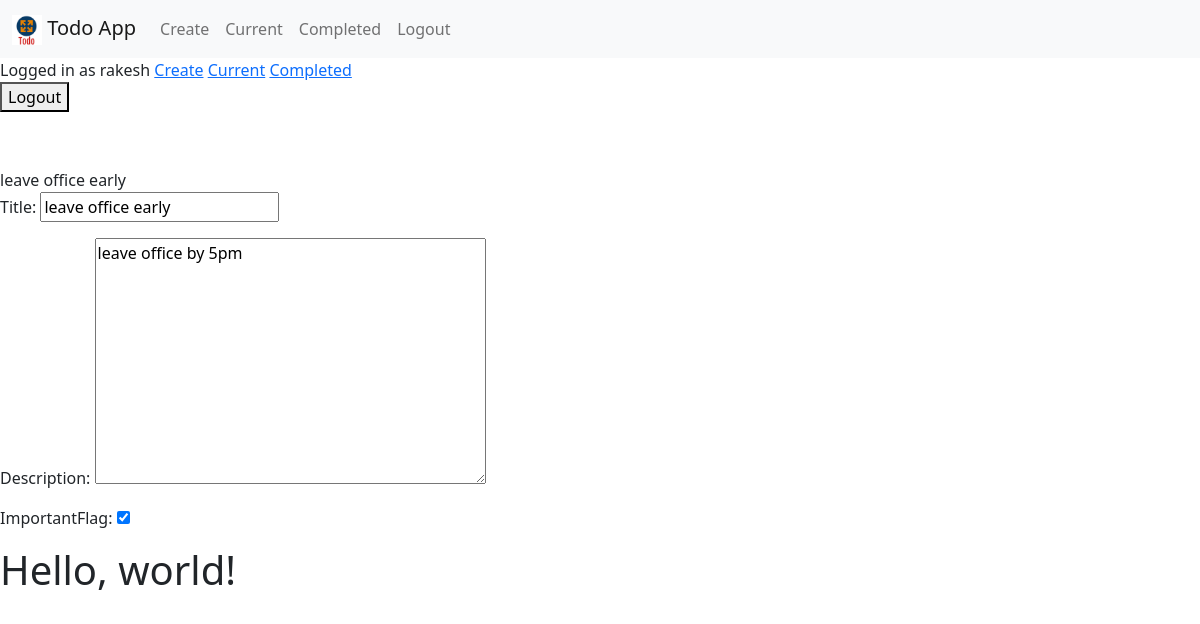
/todo/5 (signed in), run on the app's committed database.
### todo/models.py (models this page shows, shortened)
class TodoList(models.Model):
    title = models.CharField(max_length=100)
    description = models.TextField(blank=True)
    timeCreated = models.DateTimeField(auto_now_add=True)
    importantFlag = models.BooleanField(default=False)
    completedFlag = models.BooleanField(default=False)
    dateCompleted = models.DateTimeField(null=True, blank=True)
    user = models.ForeignKey(User, on_delete=models.CASCADE)

### todo/views.py (the view, shortened to what this page needs)
# urls.py: path('todo/<int:todo_pk>', views.todoview, name='todoview'),
@login_required
def todoview(request,todo_pk):
    todo = get_object_or_404(TodoList, pk=todo_pk, user=request.user)
    if request.method == 'GET':
        form = TodoForm(instance=todo)
        return render(request, 'todo/todoview.html',
                {'todo':todo, 'form':form})

### todo/forms.py
class TodoForm(ModelForm):
    class Meta:
        model = TodoList
        fields = ['title', 'description', 'importantFlag']

### todo/templates/todo/todoview.html (shortened to what this page needs)
{% extends 'todo/base.html' %}
{% block content %}
{{ todo.title }}
{% if todo.dateCompleted is None%}
  <form class="" method="post">
      {% csrf_token %}
      {{ form.as_p }}
      <button type="submit" >Update</button>
  </form>
  <form class="" method="post" action="{% url 'completetodoview' todo.id %}">
      {% csrf_token %}
      <button type="submit" >Complete</button>
  </form>
  <form class="" method="post" action="{% url 'deletetodoview' todo.id %}">
      {% csrf_token %}
      <button type="submit" >Delete</button>
  </form>
{% else %}
  <form class="" method="get">
      {{ form.as_p }}
  </form>
{% endif %}
{% endblock %}

### todo/templates/todo/base.html (shortened to what this page needs)
{% load static %}
<!doctype html>
<html lang="en">
  <head>
    <link href="https://cdn.jsdelivr.net/npm/bootstrap@5.0.0-beta1/dist/css/bootstrap.min.css" rel="stylesheet">
  </head>
  <body>
    <nav class="navbar navbar-expand-lg navbar-light bg-light">
      <div class="container-fluid">
        <a class="navbar-brand" href="{% url 'home' %}">
            <img src="{% static 'todo/todo.png' %}" width="30" height="30" alt="">
            <span>Todo App</span>
        </a>
        <div class="collapse navbar-collapse" id="navbarSupportedContent">
          {% if user.is_authenticated %}
            <ul class="navbar-nav mr-auto">
              <li class="nav-item">
                <a class="nav-link" aria-current="page" href="{% url 'createtodos' %}">Create</a>
              </li>
              <li class="nav-item">
                <a class="nav-link" aria-current="page" href="{% url 'currenttodos' %}">Current</a>
              </li>
              <li class="nav-item">
                <a class="nav-link" aria-current="page" href="{% url 'completedtodos' %}">Completed</a>
              </li>
            </ul>
          {% endif %}
          <ul class="navbar-nav ml-auto">
            {% if user.is_authenticated %}
                <li class="nav-item">
                    <a href="#" onclick="$('#signOutBtn').click()" class="nav-link">Logout</a>
                </li>
            {% endif %}
        </ul>
        </div>
      </div>
    </nav>
    {% if user.is_authenticated %}
    Logged in as {{ user.username }}
    <a href="{% url 'createtodos' %}">Create</a>
    <a href="{% url 'currenttodos' %}">Current</a>
    <a href="{% url 'completedtodos' %}">Completed</a>
    <form action="{% url 'logoutuser' %}" method="post">
        <button type="submit" >Logout</button>
    </form>
    {% else %}
    <a href="{% url 'signupuser' %}">Sign Up</a>
    <a href="{% url 'loginuser' %}">Login</a>
    {% endif %}
    <br>
    <br>
    {% block content %}{% endblock %}
    <h1>Hello, world!</h1>
  </body>
</html>

### data on the page
TodoList: title "leave office early", description "leave office by 5pm", importantFlag "☑"

### other printed values
{{ user.username }} "rakesh"
